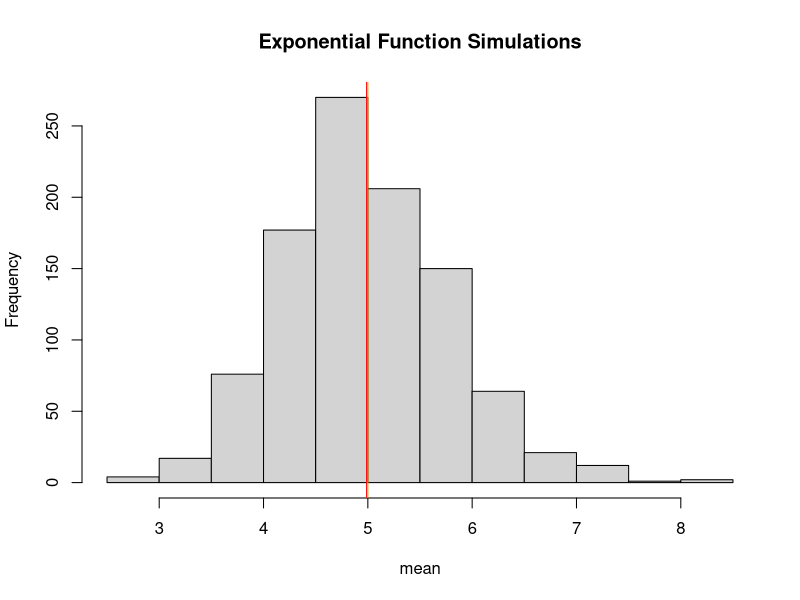
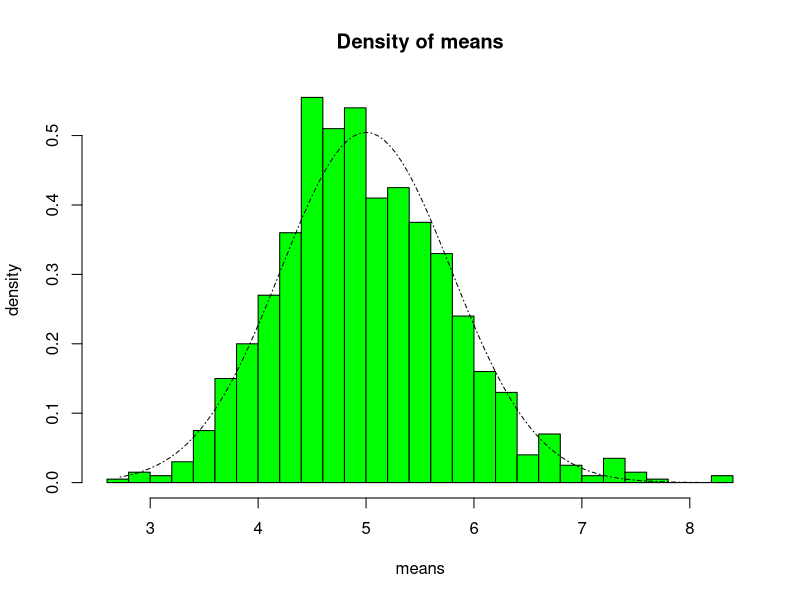
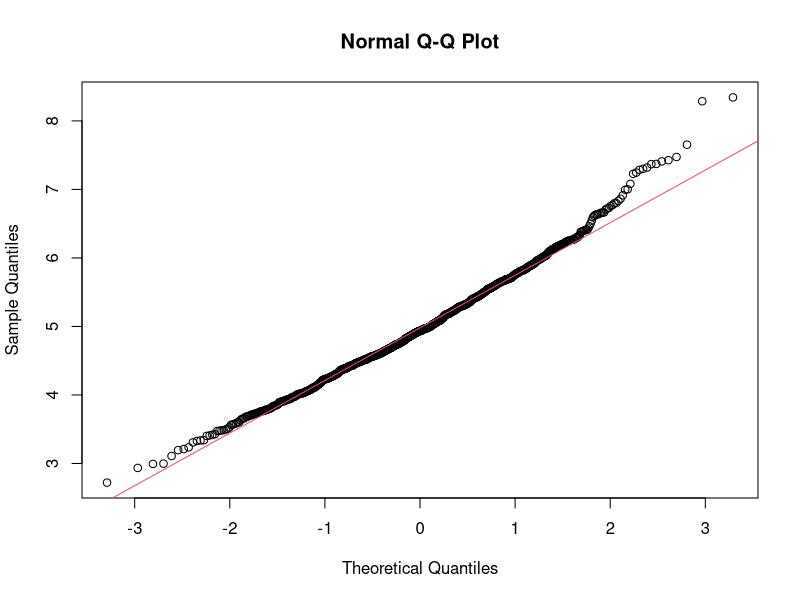

R code for these plots, in order:
## ---- chunk 1
library("ggplot2")
library("data.table")
## ---- chunk 2
# set seed for reproducability
set.seed(35)

# set lambda to 0.2
lambda <- 0.2

# 40 samples
n <- 40

# 1000 simulations
simulations <- 1000

# simulate
simulated_exp <- replicate(simulations, rexp(n, lambda))

# calculate mean of exponentials
means_exp <- apply(simulated_exp, 2, mean)
## ---- chunk 3
analytical_mean <- mean(means_exp)

analytical_mean
## ---- chunk 4
theory_mean <- 1/lambda
theory_mean
## ---- chunk 5
hist(means_exp, xlab = "mean", main = "Exponential Function Simulations")
abline(v = analytical_mean, col = "red")
abline(v = theory_mean, col = "orange")
## ---- chunk 6
standard_deviation_dist <- sd(means_exp)

standard_deviation_dist
## ---- chunk 7
standard_deviation_theory <- (1/lambda)/sqrt(n)

standard_deviation_theory
## ---- chunk 8
variance_dist <- standard_deviation_dist^2

variance_dist
## ---- chunk 9
variance_theory <- ((1/lambda)*(1/sqrt(n)))^2

variance_theory
## ---- chunk 10
xfit <- seq(min(means_exp), max(means_exp), length=100)
yfit <- dnorm(xfit, mean=1/lambda, sd=(1/lambda/sqrt(n)))
hist(means_exp,breaks=n,prob=T,col="green",xlab = "means",main="Density of means",ylab="density")
lines(xfit, yfit, pch=21, col="black", lty=4)
## ---- chunk 11
qqnorm(means_exp)
qqline(means_exp, col = 2)
